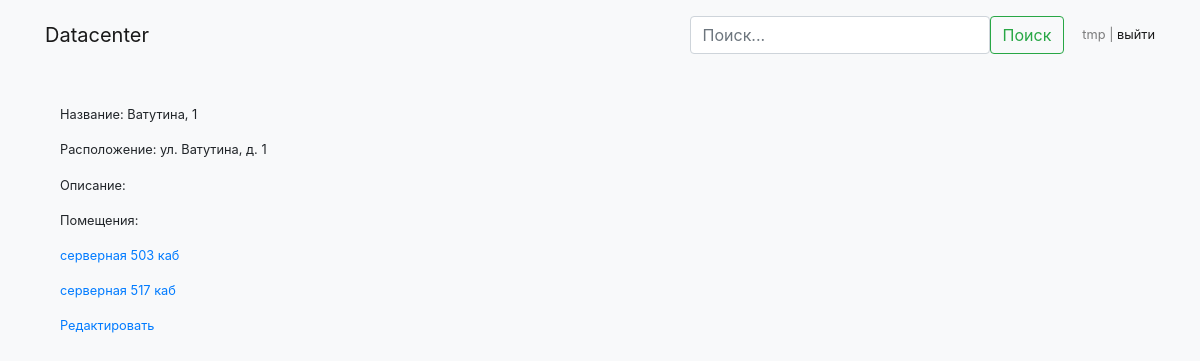
The page /territory/4 (signed in) on the database its author committed.
### server_list/models.py (models this page shows, shortened)
class Territory(models.Model):
    name = models.CharField(max_length=50)
    address = models.CharField(max_length=200, blank=True)
    description = models.CharField(max_length=500, blank=True)

class Room(models.Model):
    name = models.CharField(max_length=50)
    description = models.CharField(max_length=500, blank=True)
    territory = models.ForeignKey(Territory, on_delete=models.SET_DEFAULT, default=None)

### server_list/views.py (the view)
# urls.py: url(r'territory/(?P<territory_id>\d*)', views.territory_view, name="territory_view"),
@login_required(login_url=reverse_lazy('custom_login'))
def territory_view(request, territory_id):
    try:
        territory = Territory.objects.get(pk=territory_id)
    except Territory.DoesntExist:
        raise Http404
    rooms = {}
    for room in territory.room_set.all():
        rooms.update({room.id: room.name})
    return render(request, os.path.join('server_list', 'territory_view.html'), {'territory': territory, 'rooms': rooms})

### server_list/templates/server_list/territory_view.html (shortened to what this page needs)
{% extends 'server_list/navbar.html' %}
{% block content %}
<div class="container">
    <p>Название: {{territory.name}}</p>
    <p>Расположение: {{territory.address}}</p>
    <p>Описание: {{room.description}}</p>
    {% for room_id, room_name in rooms.items %}
    {% if forloop.first%}<p>Помещения:</p>{% endif %}
    <p><a href="{% url 'room_view' room_id %}">{{room_name}}</a></p>
    {% endfor %}
    <p><a href="{% url 'territory_edit' territory.id %}">Редактировать</a></p>
</div>
{% endblock %}

### server_list/templates/server_list/navbar.html (shortened to what this page needs)
<!DOCTYPE html>
{% load staticfiles %}
<html lang="en">
<head>
    <link type="text/css" rel="stylesheet" href="{% static 'server_list/css/bootstrap.min.css' %}"
          media="screen,projection"/>
</head>
<body class="bg-light">
<nav class="navbar navbar-expand-lg navbar-expand-md navbar-light bg-light sticky-top" id="navbar">
    <div class="container">
    <a class=" navbar-brand" href="{% url 'list' %}">Datacenter</a>
    <div class="collapse navbar-collapse" id="navbarText">
        <ul class="nav navbar-nav">
            <li class="nav-item">
                <form id="searchform" class="form-inline my-2 my-lg-2" method="POST" autocomplete="off"
                      action="{% url 'search'%}">
                    <div class="autocomplete" id="autocomplete" style="width:300px;">
                        <input class="form-control mr-sm-2" name="searchInput" type="search" placeholder="Поиск..."
                               id="myInput" style="width:100%">
                    </div>
                    <button class="btn btn-outline-success my-2 my-sm-0" type="submit">Поиск</button>
                </form>
            </li>
        </ul>
        <span class="navbar-text">
                {% if user.is_authenticated %}
                    {{user}} | <a href="{%url 'custom_logout'%}?next={{request.get_full_path}}" class="navbar-link">выйти</a>
                {% else %}
                    <a href="{% url 'custom_login' %}?next={{request.get_full_path}}" class="navbar-link">Войти</a>
                {% endif %}
        </span>
    </div>
    </div>
</nav>
<div class="container mx-auto">
    <br>
    {% block content %}
    {% endblock %}
</div>
</body>
</html>

### rows shown on the page
Territory: name "Ватутина, 1", address "ул. Ватутина, д. 1"
Room: rooms "серверная 503 каб"
Room: rooms "серверная 517 каб"

### other values the page prints
{{ user }} "tmp"
